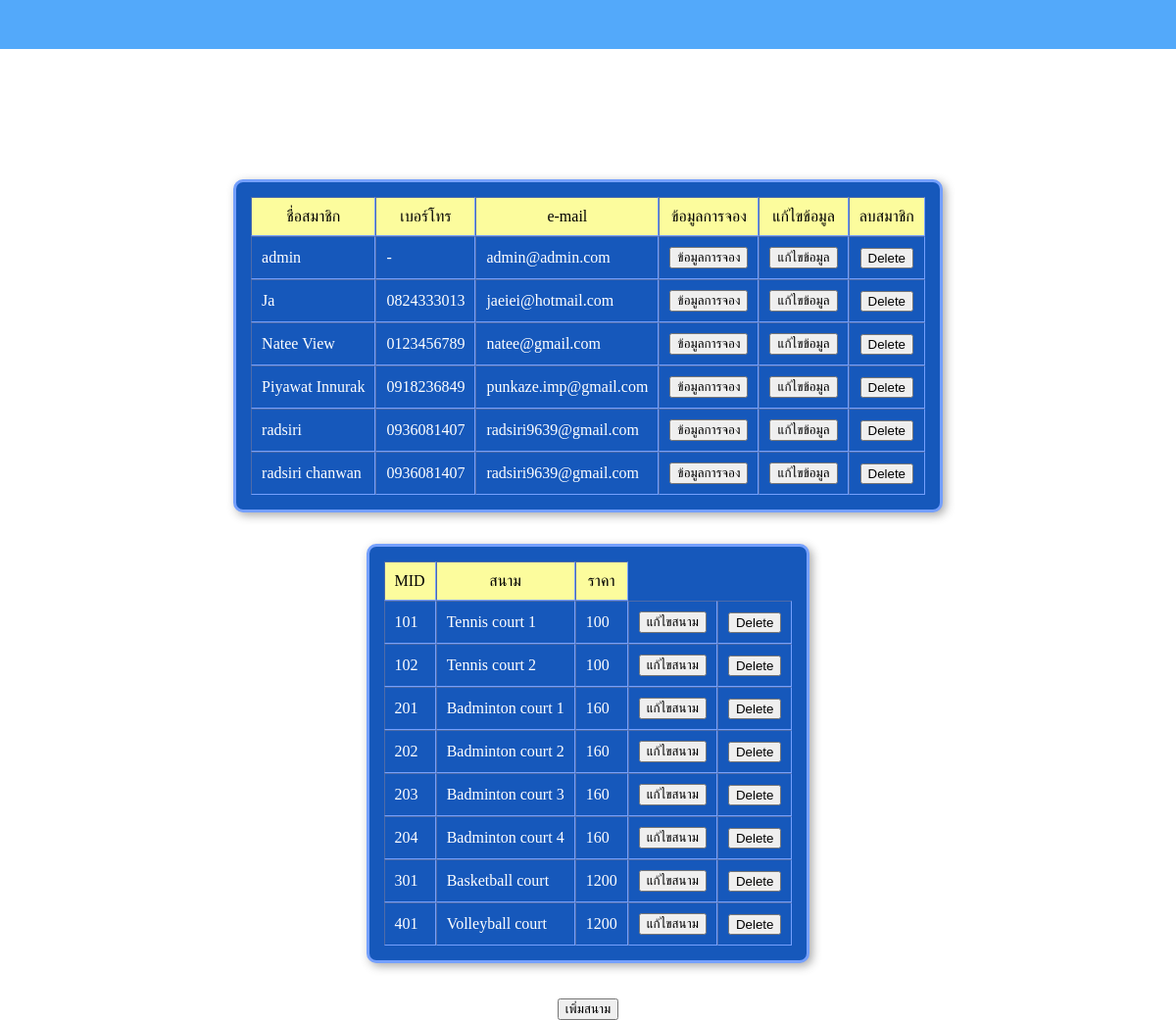
/part-admin/admin.php, run on the app's committed database.
### tables this page shows
CREATE TABLE `member` (
  `MID` int(11) NOT NULL,
  `Mname` text NOT NULL,
  `Mtel` text NOT NULL,
  `Mmail` text NOT NULL,
  `Mpasswd` text NOT NULL,
  `Mstatus` text NOT NULL
);

CREATE TABLE `feild` (
  `FID` int(11) NOT NULL,
  `Fname` text NOT NULL,
  `Fprice` int(11) NOT NULL
);

### part-admin/admin.php (the view, shortened to what this page needs)
<!DOCTYPE html>
<html lang="en">
<head>
    <link rel="stylesheet" href="../others/style.css">
</head>
<body>
<?php include "../header.php"; ?>
    <?php
        $connect = mysqli_connect("localhost","root","","sport");
        $sql = 'select * from member ORDER BY Mname ASC';
        $result = mysqli_query($connect,$sql);
        $numrows = mysqli_num_rows($result);
        if (!$result) {
            echo mysqli_error().'<br>';
            die('Can not access database!');
        } else {
            if ($numrows > 0) {
                echo '<h1>Admin Page</h1>';
                echo '<table border="1" cellpading="0" cellspacing="0"><tr id="tHead">';
                echo '<td>ชื่อสมาชิก</td>';
                echo '<td>เบอร์โทร</td>';
                echo '<td>e-mail</td>';
                echo '<td>ข้อมูลการจอง</td>';
                echo '<td>แก้ไขข้อมูล</td>';
                echo '<td>ลบสมาชิก</td>';
                echo '</tr>';
                    while ($row = mysqli_fetch_array($result)) {
                        echo '<tr>';
                        echo '<td>'.$row['Mname'].'</td>';
                        echo '<td>'.$row['Mtel'].'</td>';
                        echo '<td>'.$row['Mmail'].'</td>';
                        echo '<td align="center">
                                <form name="bDetail'.$row['MID'].'" method="post" action="admin-bookingdetail.php">
                                    <input type="submit" value="ข้อมูลการจอง">
                                    <input type="hidden" name="mID" value="'.$row['MID'].'">
                                    <input type="hidden" name="Mname" value="'.$row['Mname'].'">
                                </form>
                            </td>';
                        echo '<td align="center">
                                <form name="mUpdate'.$row['MID'].'" method="post" action="admin-updateMember.php">
                                    <input type="submit" value="แก้ไขข้อมูล">
                                    <input type="hidden" name="mID" value="'.$row['MID'].'">
                                    <input type="hidden" name="Mname" value="'.$row['Mname'].'">
                                </form>
                            </td>';
                        echo '<td align="center">
                                <form name="mDelete'.$row['MID'].'" method="post" action="admin-deleteMember.php">
                                    <input type="submit" value="Delete">
                                    <input type="hidden" name="mID" value="'.$row['MID'].'">
                                </form>
                            </td>';
                        echo '</tr>';
                    }
                echo '</table>';
            } else {
                echo '<table><tr><td>คุณไม่เคยมีประวัติการจอง</td></tr></table>';
            }
        }
    ?>
<?php
        $connect = mysqli_connect("localhost","root","","sport");
        $sql = 'select * from feild';
        $result = mysqli_query($connect,$sql);
        $numrows = mysqli_num_rows($result);
        if (!$result) {
            echo mysqli_error().'<br>';
            die('Can not access database!');
        } else {
            if ($numrows > 0) {
                echo '<table border="1" cellpading="0" cellspacing="0"><tr id="tHead">';
                echo '<td>MID</td>';
                echo '<td>สนาม</td>';
                echo '<td>ราคา</td>';
                echo '</tr>';
                    while ($row = mysqli_fetch_array($result)) {
                        echo '<tr>';
                        echo '<td>'.$row['FID'].'</td>';
                        echo '<td>'.$row['Fname'].'</td>';
                        echo '<td>'.$row['Fprice'].'</td>';
                        echo '<td align="center">
                                <form name="mUpdate'.$row['FID'].'" method="post" action="admin-updatefeild.php">
                                    <input type="submit" value="แก้ไขสนาม">
                                    <input type="hidden" name="fID" value="'.$row['FID'].'">
                                    <input type="hidden" name="fname" value="'.$row['Fname'].'">
                                </form>
                            </td>';
                        echo '<td align="center">
                                <form name="mDelete'.$row['FID'].'" method="post" action="admin-deleteMember.php">
                                    <input type="submit" value="Delete">
                                    <input type="hidden" name="fID" value="'.$row['FID'].'">
                                </form>
                            </td>';
                        echo '</tr>';
                    }
                echo '</table>';
            } else {
                echo '<table><tr><td>คุณไม่เคยมีประวัติการจอง</td></tr></table>';
            }
            echo '<br><br>';
            echo '<div align="center">';
            echo '<form name="bDetail'.$row['FID'].'" method="post" action="admin-insertfeild.php">
                <input type="submit" value="เพิ่มสนาม">
                <input type="hidden" name="fID" value="'.$row['FID'].'">
                <input type="hidden" name="fname" value="'.$row['Fname'].'">
            </form>';
            echo '</div>';
        }
    ?>
</body>
</html>

### others/style.css (style rules this page uses)
body { background-image: url("image/tennis-bg.jpeg"); background-size: 100%; margin: 0; padding: 0; }
table { margin: auto; margin-top: 2rem; padding: 15px; border-style: solid; border-width: medium; border-color: rgb(117, 160, 253); background-color: rgb(22, 88, 187); box-shadow: 3px 3px 10px #49494977; border-radius: 10px; color: white; }
td { padding: 10px; }
h1 { color: white; margin-top: 4rem; text-align: center; }
#tHead { background-color: rgb(252, 252, 157); color: black; text-align: center; }

### data on the page
member: Mname "admin", Mtel "-", Mmail "admin@admin.com"
member: Mname "Ja", Mtel "0824333013", Mmail "jaeiei@hotmail.com"
member: Mname "Natee View", Mtel "0123456789", Mmail "natee@gmail.com"
member: Mname "Piyawat Innurak", Mtel "0918236849", Mmail "punkaze.imp@gmail.com"
member: Mname "radsiri", Mtel "0936081407", Mmail "radsiri9639@gmail.com"
member: Mname "radsiri chanwan", Mtel "0936081407", Mmail "radsiri9639@gmail.com"
feild: FID "101", Fname "Tennis court 1", Fprice "100"
feild: FID "102", Fname "Tennis court 2", Fprice "100"
feild: FID "201", Fname "Badminton court 1", Fprice "160"
feild: FID "202", Fname "Badminton court 2", Fprice "160"
feild: FID "203", Fname "Badminton court 3", Fprice "160"
feild: FID "204", Fname "Badminton court 4", Fprice "160"
feild: FID "301", Fname "Basketball court", Fprice "1200"
feild: FID "401", Fname "Volleyball court", Fprice "1200"
